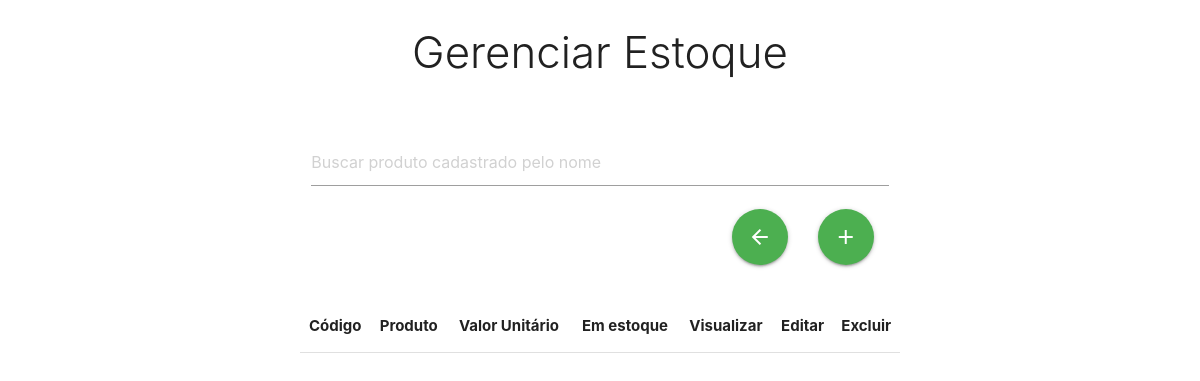
The page /estoque/gerenciarEstoque.php on the database as committed earlier.
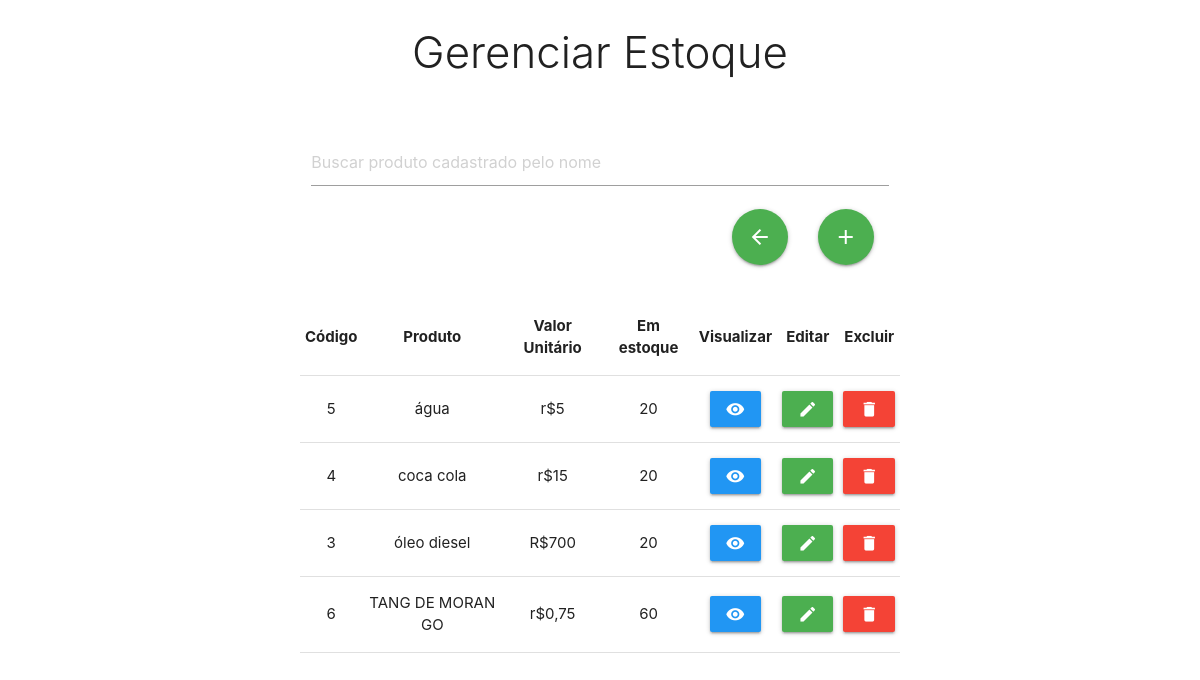
The same page on the database as committed later.
### tables this page shows
CREATE TABLE `produtos` (
  `id_produto` int(11) NOT NULL,
  `nome` varchar(255) NOT NULL,
  `descricaoProd` varchar(255) NOT NULL,
  `formula` varchar(255) NOT NULL,
  `estoqueMin` varchar(255) NOT NULL,
  `unidadeMed` varchar(255) NOT NULL,
  `fornecedor` varchar(255) NOT NULL,
  `Fabricante` varchar(255) NOT NULL,
  `precoMed` varchar(255) NOT NULL,
  `lote` varchar(255) NOT NULL,
  `descricaoTec` varchar(255) NOT NULL,
  `obs` varchar(255) NOT NULL
);

### estoque/gerenciarEstoque.php (the view, shortened to what this page needs)
<!DOCTYPE html>
<html lang="pt-br">
<head>
    <link rel="stylesheet" href="../css/main.css">
    <link rel="stylesheet" href="../css/table.css">
    <link rel="stylesheet" href="https://cdnjs.cloudflare.com/ajax/libs/materialize/1.0.0/css/materialize.min.css">
</head>
<body>
    <div class="row">
        <div class="center-align">
            <h3 class="light">Gerenciar Estoque</h3></br></br>
                <div class="col s12 m6 push-m3 ">
                    <input type="text" name="busca" id="busca" placeholder="Buscar produto cadastrado pelo nome">
                    <a href="../produto/cadastrarProd.php" class="btn-floating  btn-large waves-effect waves-light green"><i class="material-icons">add</i></a>
                    <a href="../index.php" class="btn-floating btn-large waves-effect waves light green"><i class="material-icons">arrow_back</i></a>
                </div>
        </div>
    </div>
    <div class='row'>
        <table class="highlight centered">
            <thead>
                <tr>
                    <th>Código</th>
                    <th>Produto</th>
                    <th>Valor Unitário</th>
                    <th>Em estoque</th>
                    <th>Visualizar</th>
                    <th>Editar</th>
                    <th>Excluir</th>
                </tr>
            </thead>
            <?php
                require_once '../banco/conexao.php';
                $query = "SELECT * FROM produtos ORDER BY nome ASC";
                $execut = mysqli_query($conexao,$query);
                while($dados = mysqli_fetch_array($execut)){
                    $id = $dados['id_produto'];
                    $nome = $dados['nome'];
                    $preço = $dados['precoMed'];
                    $estoq = $dados['estoqueMin'];
                    echo "
                        <tbody id = 'myTable'>
                            <tr>
                                <td>$id</td>
                                <td>$nome</td>
                                <td>$preço</td>
                                <td>$estoq</td>
                                <td>
                                    <form action='visualizarProd.php' method='POST'>
                                        <input type = 'hidden' name = 'id_produto' value = '$id'/>
                                        <button type='submit' class='btn waves-effect waves-light blue'><i class='material-icons'>remove_red_eye</i></button>
                                    </form>
                                </td>
                                <td>
                                    <form action = '../produto/editarProduto.php' method='POST'>
                                        <input type = 'hidden' name = 'id_produto' value = '$id'/>
                                        <button type = 'submit' class = 'btn waves-effect waves-light green'><i class='material-icons'>edit</i></button>
                                    </form>
                                </td>
                                <td>
                                    <div>
                                        <button data-target='modal1' class='btn modal-trigger waves-effect waves-light red'><i class='material-icons'>delete</i></button>
                                    </div>
                                                <input type = 'hidden' name = 'id_produto' value = '$id'/>
                                </td>
                            </tr>
                        </tbody>
                    ";
                }
            ?>
        </table>
    </div>
</body>
</html>

Rows that differ between the two databases and show on the page:
added produtos: id_produto "5", nome "água", precoMed "r$5", estoqueMin "20"
added produtos: id_produto "4", nome "coca cola", precoMed "r$15", estoqueMin "20"
added produtos: id_produto "3", nome "óleo diesel", precoMed "R$700", estoqueMin "20"
added produtos: id_produto "6", nome "TANG DE MORANGO", precoMed "r$0,75", estoqueMin "60"
